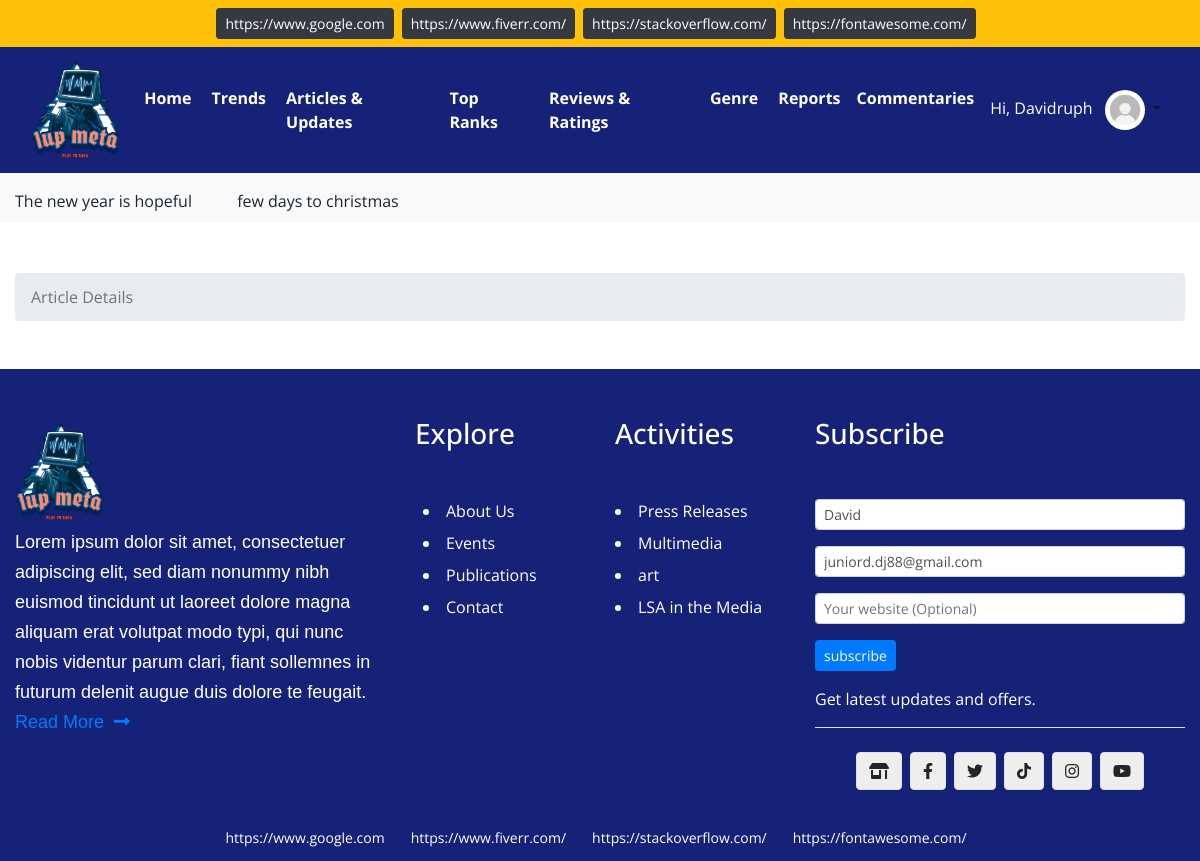
Screenshot of /share.php (signed in) with the database file from the repository.
### tables this page shows
CREATE TABLE IF NOT EXISTS `affiliate` (
  `id` int(11) NOT NULL AUTO_INCREMENT,
  `link` varchar(255) NOT NULL,
  `alt` varchar(255) NOT NULL,
  `Is_Active` int(11) NOT NULL,
  `created_on` timestamp NOT NULL DEFAULT CURRENT_TIMESTAMP ON UPDATE CURRENT_TIMESTAMP,
  PRIMARY KEY (`id`)
);

CREATE TABLE IF NOT EXISTS `announcement` (
  `id` int(11) NOT NULL AUTO_INCREMENT,
  `announcement` varchar(255) NOT NULL,
  `Is_Active` int(11) NOT NULL,
  `created_on` timestamp NOT NULL DEFAULT CURRENT_TIMESTAMP ON UPDATE CURRENT_TIMESTAMP,
  PRIMARY KEY (`id`)
);

### share.php (the view, shortened to what this page needs)
<?php
    if(isset($_SESSION['email'])) {
    $user = $_SESSION['username'];
    $lastname = $_SESSION['lastname'];
    $firstname = $_SESSION['firstname'];
    $fullname = $firstname." ".$lastname;
    $email = $_SESSION['email'];
    }
    require 'dbconn.php';
$sql = 'SELECT * FROM affiliate WHERE Is_Active=1';
$statement = $connection->prepare($sql);
$statement->execute();
$affiliate = $statement->fetchAll(PDO::FETCH_ASSOC);
$sql = 'SELECT * FROM announcement WHERE Is_Active=1';
$statement = $connection->prepare($sql);
$statement->execute();
$announcement = $statement->fetchAll(PDO::FETCH_ASSOC);
?>
<!DOCTYPE html>
<html lang="en">
<head>
   <link href="https://cdnjs.cloudflare.com/ajax/libs/font-awesome/5.15.3/css/all.min.css" rel="stylesheet">
  <link rel="stylesheet" type="text/css" href="css/bootstrap.min.css">
  <link rel="stylesheet" type="text/css" href="css/style.css">
</head>
<body>
<div class="container-fluid bg-warning">
    <div class="row justify-content-center">
        <?php foreach($affiliate as $aff): ?>
            <a href="<?php echo $aff["link"]; ?>" target = "_blank" class="btn btn-dark btn-sm text-white mr-2 mt-2 mb-2" alt="<?php echo $aff["alt"]; ?>"><?php echo $aff["link"]; ?></a>
        <?php endforeach; ?>
    </div>
</div>
<section class="w-100 shadow-sm bg-dark">
<div class="container-fluid">
    <nav class="navbar navbar-expand-xl navbar-light text-white bg-transparent">
    <a class="navbar-brand" href="index.php">
    <img src="img/Logo.png" alt="logo" class="img-responsive" height="100" width="auto">
    </a>
    <div class="collapse navbar-collapse" id="navbarNav">
        <ul class="navbar-nav ml-auto">
            <li class="nav-item line">
                <a class="nav-link mr-1 text-white font-weight-bold active" href="index.php">Home</a>
            </li>
            <li class="nav-item line">
                <a class="nav-link mr-1 text-white font-weight-bold" href="#">Trends</a>
            </li>
            <li class="nav-item line">
                <a class="nav-link mr-1 text-white font-weight-bold" href="#">Articles & Updates</a>
            </li>
            <li class="nav-item line">
                <a class="nav-link mr-1 text-white font-weight-bold" href="#">Top Ranks</a>
            </li>
            <li class="nav-item line">
                <a class="nav-link mr-1 text-white font-weight-bold" href="#">Reviews & Ratings</a>
            </li>
            <li class="nav-item line">
                <a class="nav-link mr-1 text-white font-weight-bold" href="#">Genre</a>
            </li>
            <li class="nav-item line">
                <a class="nav-link mb-2 text-white font-weight-bold" href="#">Reports</a>
            </li>
            <li class="nav-item line">
                <a class="nav-link mb-2 text-white font-weight-bold" href="#">Commentaries</a>
            </li>
        </ul>
        <?php
            if(isset($_SESSION['email'])) {
              ?>
               <ul class="navbar-nav ml-auto">
              <li class="nav-item dropdown">
              <a class="nav-link dropdown-toggle" href="#" id="navbarDropdownMenuLink" role="button" data-toggle="dropdown" aria-haspopup="true" aria-expanded="false">
                <label for="" class="text-white">Hi,
                  <?php
                      echo "$user";
                  ?>
                </label>
                <?php
                  if(isset($_SESSION['email'])) {
                    echo '<img src="img/avatar.jpg" width="40" height="40" class="rounded-circle ml-2">';
                  }
                ?>
              </a>
            </li>
          </ul>
              <?php
            }
          ?>
    </div>
    </nav>
</div>
</section>
<div class="container-fluid bg-light">
    <div class="row justify-content-center">
        <div class="col-lg-12">
            <div class="ticker w-100">
                <marquee class="news-content mt-3 mb-3">
                    <?php foreach($announcement as $ann): ?>
                        <p><?php echo $ann["announcement"]; ?></p>
                    <?php endforeach; ?>
                </marquee>
            </div>
        </div>
    </div>
</div>
<div class="container-fluid">
    <div class="mt-5 mb-5">
        <ol class="breadcrumb mb-4 d-block" style="margin-top: 50px;">
            <li class="breadcrumb-item active">Article Details</li>
        </ol>
    </div>
        </div>
<div class="footer bg-dark">
    <div class="container-fluid">
        <div class="row justify-content-center">
            <div class="col-lg-4 mt-5">
                <a class="navbar-brand" href="index.php">
                <img src="img/Logo.png" alt="logo" class="img-responsive" height="100" width="auto">
                </a>
                <p class="text-white footer-text">Lorem ipsum dolor sit amet, consectetuer adipiscing elit, sed diam nonummy nibh euismod tincidunt ut laoreet dolore magna aliquam erat volutpat modo typi, qui nunc nobis videntur parum clari, fiant sollemnes in futurum delenit augue duis dolore te feugait. <a class="text-decoration-none" href="aboutus.php">Read More &nbsp;<i class="fas fa-long-arrow-alt-right"></i></a> </p>
            </div>
            <div class="col-lg-2 mt-5">
                <h3 class="text-white mb-5 text-justify">Explore</h3>
                <li class="mb-2 text-white text-justify ml-2"><a href="#" class="text-white">About Us</a></li>
                <li class="mb-2 text-white text-justify ml-2"><a href="#" class="text-white">Events</a></li>
                <li class="mb-2 text-white text-justify ml-2"><a href="#" class="text-white">Publications</a></li>
                <li class="mb-2 text-white text-justify ml-2"><a href="#" class="text-white">Contact</a></li>
            </div>
            <div class="col-lg-2 mt-5">
                <h3 class="text-white mb-5 text-justify">Activities</h3>
                <li class="mb-2 text-white text-justify"><a href="" class="text-white">Press Releases</a></li>
                <li class="mb-2 text-white text-justify"><a href="" class="text-white">Multimedia</a></li>
                <li class="mb-2 text-white text-justify"><a href="" class="text-white">art</a></li>
                <li class="mb-2 text-white text-justify"><a href="" class="text-white">LSA in the Media</a></li>
            </div>
            <div class="col-lg-4 mt-5">
                <h3 class="text-white mb-5 text-justify">Subscribe</h3>
                <form action="share.php" method="post">
                <div class="form-group">
                    <input type="text" class="form-control form-control-sm" name="name" placeholder = "Your name" required value="<?= $fullname ?? '' ?>">
                </div>
                <div class="form-group">
                    <input type="email" class="form-control form-control-sm" name="subscriber_email" placeholder = "Your email" required value="<?= $email ?? '' ?>">
                </div>
                <div class="form-group">
                    <input type="text" class="form-control form-control-sm" name="website" placeholder = "Your website (Optional)">
                </div>
                <input type="submit" name="subscribe" class="btn btn-primary btn-sm mb-2" value = "subscribe">
                </form>
                <p class="text-justify text-white mt-2 mb-2">Get latest updates and offers.</p>
                <hr class="bg-white">
                <div class="row justify-content-center mt-4 mb-4 text-white">
                    <a href="" title="link to shop" class="btn btn-default border mr-2 icon"><i class="fas fa-store-alt"></i></a>
                    <a href="" class="btn btn-default border mr-2 icon"><i class="fab fa-facebook-f"></i></a>
                    <a href="" class="btn btn-default border mr-2 icon"><i class="fab fa-twitter"></i></a>
                    <a href="" class="btn btn-default border mr-2 icon"><i class="fab fa-tiktok"></i></a>
                    <a href="" class="btn btn-default border mr-2 icon"><i class="fab fa-instagram"></i></a>
                    <a href="" class="btn btn-default border icon"><i class="fab fa-youtube"></i></a>
                </div>
            </div>
        </div>
    </div>
</div>
<div class="container-fluid bg-dark">
    <div class="row justify-content-center">
        <?php foreach($affiliate as $aff): ?>
            <a href="<?php echo $aff["link"]; ?>" target = "_blank" class="btn bg-dark btn-sm text-white mr-2 mt-2 mb-2" alt="<?php echo $aff["alt"]; ?>"><?php echo $aff["link"]; ?></a>
        <?php endforeach; ?>
    </div>
</div>
</body>
</html>

### css/style.css (style rules this page uses)
body { font-family: 'Open Sans', sans-serif; }
.footer-text { line-height: 30px; font-size: 18px; font-family: "Barlow", sans-serif; }
.icon { background-color: #f0eeec; }
.ticker { display: flex; flex-wrap: wrap; width: 80%; height: 50px; margin: 0 auto }
.news-content p { margin-right: 41px; display: inline }
.bg-dark { background-color: #152277 !important; }

### rows the page displays
affiliate: link "https://www.google.com"
affiliate: link "https://www.fiverr.com/"
affiliate: link "https://stackoverflow.com/"
affiliate: link "https://fontawesome.com/"
announcement: announcement "The new year is hopeful"
announcement: announcement "few days to christmas"

### other values shown
$user "Davidruph"
